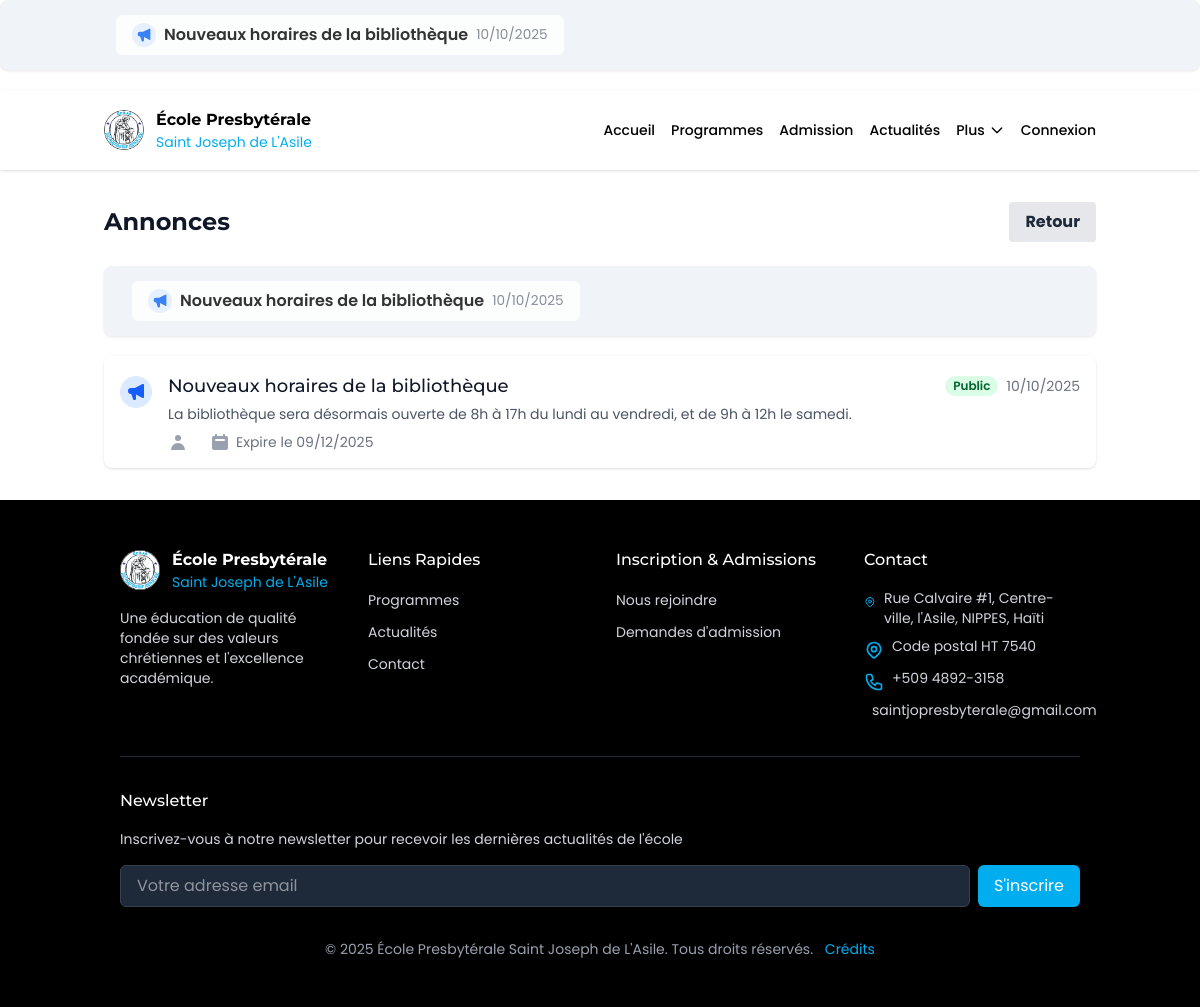
/communication/annonces, run on an earlier commit of the app's database.
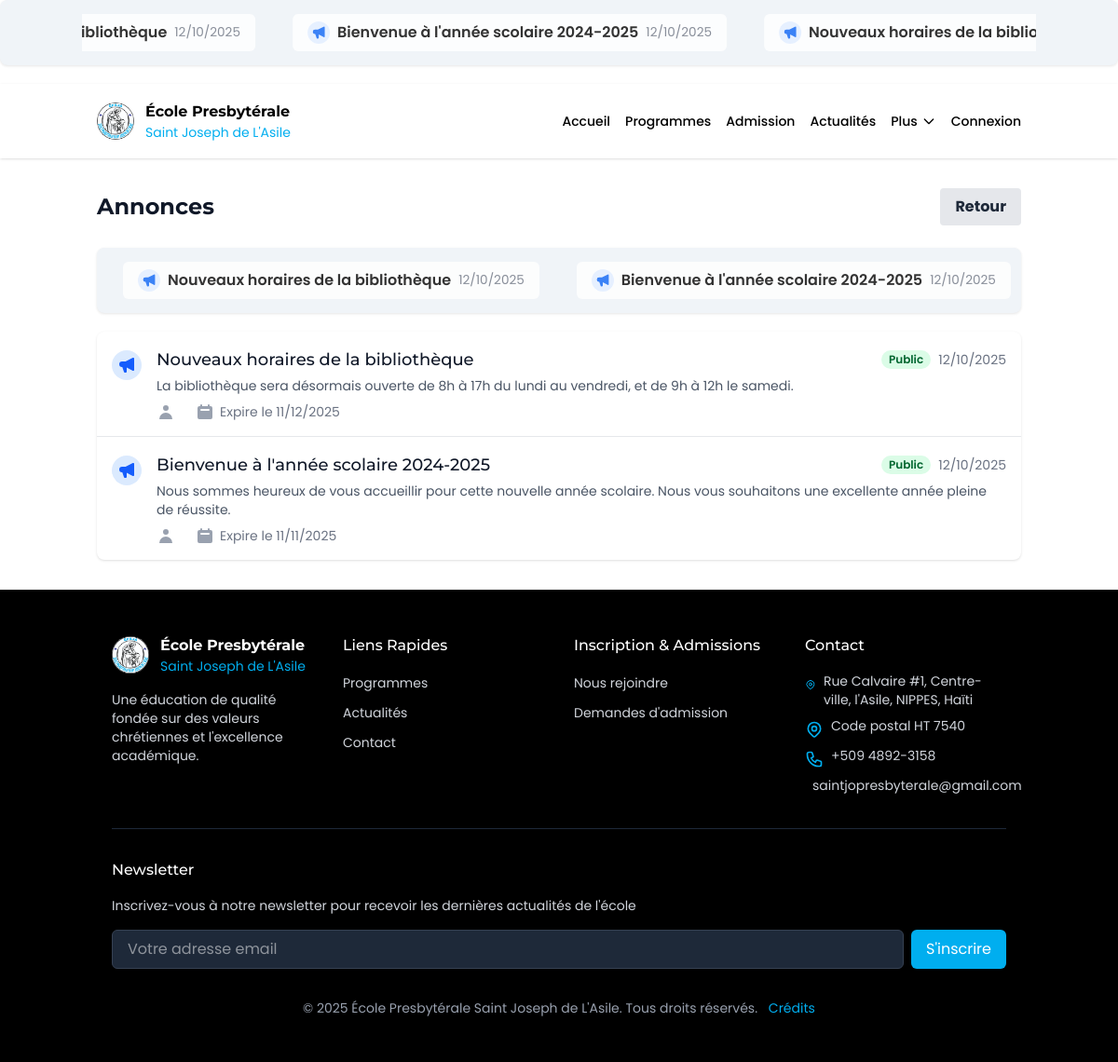
And on a later commit of the database.
### models.py (models this page shows, shortened)
class Annonce(db.Model):
    __tablename__ = 'annonces'
    id = db.Column(db.Integer, primary_key=True)
    titre = db.Column(db.String(100), nullable=False)
    contenu = db.Column(db.Text, nullable=False)
    date_creation = db.Column(db.DateTime, default=datetime.now)
    date_expiration = db.Column(db.Date)
    public = db.Column(db.Boolean, default=True)
    important = db.Column(db.Boolean, default=False)

### modules/communication.py (the view, shortened to what this page needs)
@communication_blueprint.route('/annonces')
def annonces():
    print("DEBUG: Fetching announcements for /annonces page")
    total_annonces = Annonce.query.count()
    print(f"DEBUG: Total announcements in database: {total_annonces}")
    all_announcements = Annonce.query.all()
    print(f"DEBUG: All announcements in database:")
    for a in all_announcements:
        print(f"DEBUG: ID={a.id}, Title={a.titre}, Public={a.public} (raw: {int(a.public)}), Important={a.important if hasattr(a, 'important') else 'N/A'}, Date_Expiration={a.date_expiration}, Created={a.date_creation}")
    today = date.today()
    print(f"DEBUG: Today's date for comparison: {today}")
    try:
        annonces = Annonce.query.filter(
            Annonce.public == 1,
            (Annonce.date_expiration.is_(None)) | (Annonce.date_expiration >= date.today())
        ).order_by(Annonce.important.desc(), Annonce.date_creation.desc()).all()
        print(f"DEBUG: Found {len(annonces)} announcements for /annonces page")
        for i, a in enumerate(annonces):
            print(f"DEBUG: Announcement {i+1}: id={a.id}, title={a.titre}, public={a.public} (raw: {int(a.public)}), important={a.important} (raw: {int(a.important)}), date_expiration={a.date_expiration}")
    except Exception as e:
        print(f"ERROR in annonces route: {str(e)}")
        annonces = []
    return render_template('communication/annonces.html', annonces=annonces)

### templates/communication/annonces.html (shortened to what the changed rows need)
{% extends 'base.html' %}
{% block content %}
<div class="container mx-auto px-4 py-8">
    <div class="flex justify-between items-center mb-6">
        <h1 class="text-2xl font-bold text-gray-900">Annonces</h1>
    </div>
    {% include 'communication/_announcement_ticker.html' %}
    <div class="bg-white shadow overflow-hidden sm:rounded-lg">
        {% if annonces %}
        <ul class="divide-y divide-gray-200">
            {% for annonce in annonces %}
            <li class="px-4 py-4 hover:bg-gray-50">
                <a href="{{ url_for('communication.details_annonce', annonce_id=annonce.id) }}" class="block">
                    <div class="flex items-start">
                        <div class="flex-shrink-0 mt-1">
                            {% if annonce.important %}
                            <span class="inline-flex items-center justify-center h-8 w-8 rounded-full bg-red-100">
                                <svg class="h-5 w-5 text-red-600" xmlns="http://www.w3.org/2000/svg" viewBox="0 0 20 20" fill="currentColor">
                                    <path fill-rule="evenodd" d="M8.257 3.099c.765-1.36 2.722-1.36 3.486 0l5.58 9.92c.75 1.334-.213 2.98-1.742 2.98H4.42c-1.53 0-2.493-1.646-1.743-2.98l5.58-9.92zM11 13a1 1 0 11-2 0 1 1 0 012 0zm-1-8a1 1 0 00-1 1v3a1 1 0 002 0V6a1 1 0 00-1-1z" clip-rule="evenodd" />
                                </svg>
                            </span>
                            {% else %}
                            <span class="inline-flex items-center justify-center h-8 w-8 rounded-full bg-blue-100">
                                <svg class="h-5 w-5 text-blue-600" xmlns="http://www.w3.org/2000/svg" viewBox="0 0 20 20" fill="currentColor">
                                    <path fill-rule="evenodd" d="M18 3a1 1 0 00-1.447-.894L8.763 6H5a3 3 0 000 6h.28l1.771 5.316A1 1 0 008 18h1a1 1 0 001-1v-4.382l6.553 3.276A1 1 0 0018 15V3z" clip-rule="evenodd" />
                                </svg>
                            </span>
                            {% endif %}
                        </div>
                        <div class="ml-4 flex-1">
                            <div class="flex items-center justify-between">
                                <h2 class="text-lg font-medium text-gray-900">{{ annonce.titre }}</h2>
                                <div class="flex items-center">
                                    {% if annonce.public %}
                                    <span class="px-2 inline-flex text-xs leading-5 font-semibold rounded-full bg-green-100 text-green-800 mr-2">
                                        Public
                                    </span>
                                    {% else %}
                                    <span class="px-2 inline-flex text-xs leading-5 font-semibold rounded-full bg-yellow-100 text-yellow-800">
                                        Interne
                                    </span>
                                    {% endif %}
                                    <span class="text-sm text-gray-500">
                                        {{ annonce.date_creation.strftime('%d/%m/%Y') }}
                                    </span>
                                </div>
                            </div>
                            <p class="mt-1 text-sm text-gray-600 line-clamp-2">
                                {{ annonce.contenu|striptags|truncate(200) }}
                            </p>
                            <div class="mt-2 flex items-center text-sm text-gray-500">
                                <svg class="flex-shrink-0 mr-1.5 h-5 w-5 text-gray-400" xmlns="http://www.w3.org/2000/svg" viewBox="0 0 20 20" fill="currentColor">
                                    <path fill-rule="evenodd" d="M10 9a3 3 0 100-6 3 3 0 000 6zm-7 9a7 7 0 1114 0H3z" clip-rule="evenodd" />
                                </svg>
                                {% if annonce.date_expiration %}
                                <span>Expire le {{ annonce.date_expiration.strftime('%d/%m/%Y') }}</span>
                                {% endif %}
                            </div>
                        </div>
                    </div>
                </a>
            </li>
            {% endfor %}
        </ul>
        {% endif %}
    </div>
</div>
{% endblock %}

### templates/base.html (shortened to what the changed rows need)
<html lang="en">
   <head>
      <script src="https://cdn.jsdelivr.net/npm/@tailwindcss/browser@4"></script>
      <link href="https://unpkg.com/aos@2.3.1/dist/aos.css" rel="stylesheet">
   </head>
   <body>
      <div id="root" class="overflow-hidden">
         {% if annonces and annonces|length > 0 %}
         <div class="ticker-wrap w-full">
            <div class="ticker container mx-auto">
               <div class="ticker-track" id="ticker-track">
                  {% for annonce in annonces %}
                  <div class="ticker-item">
                     <a href="{{ url_for('communication.details_annonce', annonce_id=annonce.id) }}" class="ticker-link">
                        {% if annonce.important is defined and annonce.important %}
                        <span class="ticker-icon important">
                           <svg xmlns="http://www.w3.org/2000/svg" viewBox="0 0 20 20" fill="currentColor">
                              <path fill-rule="evenodd" d="M8.257 3.099c.765-1.36 2.722-1.36 3.486 0l5.58 9.92c.75 1.334-.213 2.98-1.742 2.98H4.42c-1.53 0-2.493-1.646-1.743-2.98l5.58-9.92zM11 13a1 1 0 11-2 0 1 1 0 012 0zm-1-8a1 1 0 00-1 1v3a1 1 0 002 0V6a1 1 0 00-1-1z" clip-rule="evenodd" />
                           </svg>
                        </span>
                        {% else %}
                        <span class="ticker-icon">
                           <svg xmlns="http://www.w3.org/2000/svg" viewBox="0 0 20 20" fill="currentColor">
                              <path fill-rule="evenodd" d="M18 3a1 1 0 00-1.447-.894L8.763 6H5a3 3 0 000 6h.28l1.771 5.316A1 1 0 008 18h1a1 1 0 001-1v-4.382l6.553 3.276A1 1 0 0018 15V3z" clip-rule="evenodd" />
                           </svg>
                        </span>
                        {% endif %}
                        <span class="ticker-title">{{ annonce.titre }}</span>
                        <span class="ticker-date">{{ annonce.date_creation.strftime('%d/%m/%Y') }}</span>
                     </a>
                  </div>
                  {% endfor %}
               </div>
            </div>
         </div>
         {% endif %}
         <header class="sticky top-0 z-50 w-full bg-white/90 backdrop-blur-md shadow-sm overflow-x-hidden">
            <div class="container mx-auto px-4">
               <div class="flex h-20 items-center justify-between">
                     <div class="flex items-center flex-shrink-0">
                        <a href="#" class="flex items-center">
                           <div class="ml-3">
                              <h1 class="text-sm font-bold text-black md:text-base whitespace-nowrap">École Presbytérale</h1>
                           </div>
                        </a>
                     </div>
                  </div>
               </div>
            </header>
            {% block content %}
            {% endblock %}
            <footer class="bg-black text-white">
               <div class="container mx-auto px-4 py-12 sm:px-6 lg:px-8">
                  <div class="grid grid-cols-1 gap-8 md:grid-cols-4">
                     <div class="md:col-span-1">
                        <div class="flex items-center">
                           <a href="#" class="flex items-center">
                              <div class="ml-3">
                                 <h2 class="text-sm font-bold text-white md:text-base">École Presbytérale</h2>
                              </div>
                           </a>
                        </div>
                     </div>
                  </div>
               </div>
            </footer>
      </div>
   </body>
</html>

### templates/communication/_announcement_ticker.html (shortened to what this page needs)
{% if annonces %}
<div class="ticker-wrap">
    <div class="ticker">
        <div class="ticker-track" id="ticker-track">
            {% for annonce in annonces %}
            <div class="ticker-item">
                <a href="{{ url_for('communication.details_annonce', annonce_id=annonce.id) }}" class="ticker-link">
                    {% if annonce.important %}
                    <span class="ticker-icon important">
                        <svg xmlns="http://www.w3.org/2000/svg" viewBox="0 0 20 20" fill="currentColor">
                            <path fill-rule="evenodd" d="M8.257 3.099c.765-1.36 2.722-1.36 3.486 0l5.58 9.92c.75 1.334-.213 2.98-1.742 2.98H4.42c-1.53 0-2.493-1.646-1.743-2.98l5.58-9.92zM11 13a1 1 0 11-2 0 1 1 0 012 0zm-1-8a1 1 0 00-1 1v3a1 1 0 002 0V6a1 1 0 00-1-1z" clip-rule="evenodd" />
                        </svg>
                    </span>
                    {% else %}
                    <span class="ticker-icon">
                        <svg xmlns="http://www.w3.org/2000/svg" viewBox="0 0 20 20" fill="currentColor">
                            <path fill-rule="evenodd" d="M18 3a1 1 0 00-1.447-.894L8.763 6H5a3 3 0 000 6h.28l1.771 5.316A1 1 0 008 18h1a1 1 0 001-1v-4.382l6.553 3.276A1 1 0 0018 15V3z" clip-rule="evenodd" />
                        </svg>
                    </span>
                    {% endif %}
                    <span class="ticker-title">{{ annonce.titre }}</span>
                    <span class="ticker-date">{{ annonce.date_creation.strftime('%d/%m/%Y') }}</span>
                </a>
            </div>
            {% endfor %}
        </div>
    </div>
</div>
{% endif %}

What changed in the data, as far as the page shows it:
changed Annonce "Nouveaux horaires de la bibliothèque": date_creation "10/10/2025" → "12/10/2025"; date_expiration "09/12/2025" → "11/12/2025"
now on this page (row edited): Annonce: important False (drawn), titre "Bienvenue à l'année scolaire 2024-2025", date_creation "12/10/2025", public "Public", contenu "Nous sommes heureux de vous accueillir pour cette nouvelle année scolaire. Nous vous souhaitons une excellente année pleine de réussite.", date_expiration "11/11/2025"
